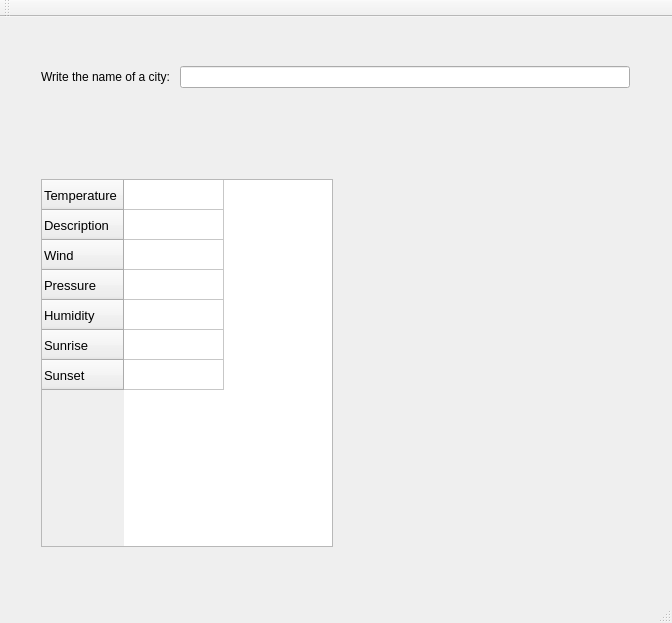
<?xml version="1.0" encoding="UTF-8"?>
<ui version="4.0">
 <class>WeatherWidgetClass</class>
 <widget class="QMainWindow" name="WeatherWidgetClass">
  <property name="geometry">
   <rect>
    <x>0</x>
    <y>0</y>
    <width>672</width>
    <height>623</height>
   </rect>
  </property>
  <property name="windowTitle">
   <string>WeatherWidget</string>
  </property>
  <widget class="QWidget" name="centralWidget">
   <widget class="QWidget" name="horizontalLayoutWidget">
    <property name="geometry">
     <rect>
      <x>30</x>
      <y>20</y>
      <width>611</width>
      <height>80</height>
     </rect>
    </property>
    <layout class="QHBoxLayout" name="horizontalLayout">
     <item>
      <widget class="QLabel" name="label">
       <property name="text">
        <string>Write the name of a city: </string>
       </property>
      </widget>
     </item>
     <item>
      <widget class="QLineEdit" name="lineEdit"/>
     </item>
    </layout>
   </widget>
   <widget class="QWidget" name="horizontalLayoutWidget_2">
    <property name="geometry">
     <rect>
      <x>30</x>
      <y>100</y>
      <width>611</width>
      <height>441</height>
     </rect>
    </property>
    <layout class="QHBoxLayout" name="horizontalLayout_2">
     <item>
      <layout class="QVBoxLayout" name="verticalLayout">
       <item>
        <widget class="QLabel" name="label_3">
         <property name="font">
          <font>
           <pointsize>10</pointsize>
          </font>
         </property>
         <property name="text">
          <string/>
         </property>
        </widget>
       </item>
       <item>
        <widget class="QLabel" name="label_2">
         <property name="sizePolicy">
          <sizepolicy hsizetype="Preferred" vsizetype="Preferred">
           <horstretch>0</horstretch>
           <verstretch>0</verstretch>
          </sizepolicy>
         </property>
         <property name="font">
          <font>
           <pointsize>16</pointsize>
          </font>
         </property>
         <property name="text">
          <string/>
         </property>
        </widget>
       </item>
       <item>
        <widget class="QTableWidget" name="tableWidget">
         <property name="sizePolicy">
          <sizepolicy hsizetype="Expanding" vsizetype="Expanding">
           <horstretch>0</horstretch>
           <verstretch>0</verstretch>
          </sizepolicy>
         </property>
         <property name="font">
          <font>
           <pointsize>10</pointsize>
          </font>
         </property>
         <property name="layoutDirection">
          <enum>Qt::LeftToRight</enum>
         </property>
         <property name="autoFillBackground">
          <bool>false</bool>
         </property>
         <property name="frameShape">
          <enum>QFrame::StyledPanel</enum>
         </property>
         <property name="frameShadow">
          <enum>QFrame::Sunken</enum>
         </property>
         <property name="tabKeyNavigation">
          <bool>true</bool>
         </property>
         <property name="selectionMode">
          <enum>QAbstractItemView::NoSelection</enum>
         </property>
         <property name="textElideMode">
          <enum>Qt::ElideLeft</enum>
         </property>
         <property name="showGrid">
          <bool>true</bool>
         </property>
         <property name="gridStyle">
          <enum>Qt::SolidLine</enum>
         </property>
         <property name="cornerButtonEnabled">
          <bool>true</bool>
         </property>
         <property name="columnCount">
          <number>1</number>
         </property>
         <attribute name="horizontalHeaderVisible">
          <bool>false</bool>
         </attribute>
         <attribute name="horizontalHeaderCascadingSectionResizes">
          <bool>false</bool>
         </attribute>
         <attribute name="horizontalHeaderHighlightSections">
          <bool>true</bool>
         </attribute>
         <attribute name="verticalHeaderVisible">
          <bool>true</bool>
         </attribute>
         <attribute name="verticalHeaderCascadingSectionResizes">
          <bool>false</bool>
         </attribute>
         <row>
          <property name="text">
           <string>Temperature</string>
          </property>
         </row>
         <row>
          <property name="text">
           <string>Description</string>
          </property>
         </row>
         <row>
          <property name="text">
           <string>Wind </string>
          </property>
          <property name="background">
           <color>
            <red>255</red>
            <green>255</green>
            <blue>255</blue>
           </color>
          </property>
         </row>
         <row>
          <property name="text">
           <string>Pressure</string>
          </property>
         </row>
         <row>
          <property name="text">
           <string>Humidity</string>
          </property>
         </row>
         <row>
          <property name="text">
           <string>Sunrise</string>
          </property>
         </row>
         <row>
          <property name="text">
           <string>Sunset</string>
          </property>
         </row>
         <column/>
         <item row="0" column="0">
          <property name="flags">
           <set>ItemIsUserCheckable|ItemIsEnabled</set>
          </property>
         </item>
         <item row="1" column="0">
          <property name="flags">
           <set>ItemIsUserCheckable|ItemIsEnabled</set>
          </property>
         </item>
         <item row="2" column="0">
          <property name="flags">
           <set>ItemIsUserCheckable|ItemIsEnabled</set>
          </property>
         </item>
         <item row="3" column="0">
          <property name="flags">
           <set>ItemIsUserCheckable|ItemIsEnabled</set>
          </property>
         </item>
         <item row="4" column="0">
          <property name="flags">
           <set>ItemIsUserCheckable|ItemIsEnabled</set>
          </property>
         </item>
         <item row="5" column="0">
          <property name="flags">
           <set>ItemIsUserCheckable|ItemIsEnabled</set>
          </property>
         </item>
         <item row="6" column="0">
          <property name="flags">
           <set>ItemIsUserCheckable|ItemIsEnabled</set>
          </property>
         </item>
        </widget>
       </item>
      </layout>
     </item>
     <item>
      <widget class="QLabel" name="label_4">
       <property name="sizePolicy">
        <sizepolicy hsizetype="Expanding" vsizetype="Expanding">
         <horstretch>0</horstretch>
         <verstretch>0</verstretch>
        </sizepolicy>
       </property>
       <property name="text">
        <string/>
       </property>
      </widget>
     </item>
    </layout>
   </widget>
  </widget>
  <widget class="QMenuBar" name="menuBar">
   <property name="geometry">
    <rect>
     <x>0</x>
     <y>0</y>
     <width>672</width>
     <height>26</height>
    </rect>
   </property>
  </widget>
  <widget class="QToolBar" name="mainToolBar">
   <attribute name="toolBarArea">
    <enum>TopToolBarArea</enum>
   </attribute>
   <attribute name="toolBarBreak">
    <bool>false</bool>
   </attribute>
  </widget>
  <widget class="QStatusBar" name="statusBar"/>
 </widget>
 <layoutdefault spacing="6" margin="11"/>
 <resources>
  <include location="WeatherWidget.qrc"/>
 </resources>
 <connections/>
</ui>
